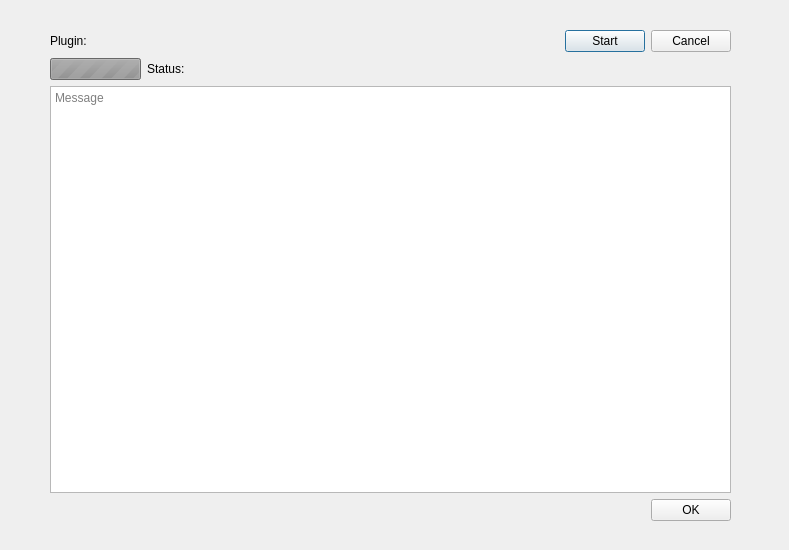
<?xml version="1.0" encoding="UTF-8"?>
<ui version="4.0">
 <class>PluginRunner</class>
 <widget class="QDialog" name="PluginRunner">
  <property name="geometry">
   <rect>
    <x>0</x>
    <y>0</y>
    <width>789</width>
    <height>550</height>
   </rect>
  </property>
  <property name="windowTitle">
   <string>Plugin Runner</string>
  </property>
  <widget class="QWidget" name="layoutWidget">
   <property name="geometry">
    <rect>
     <x>50</x>
     <y>30</y>
     <width>681</width>
     <height>491</height>
    </rect>
   </property>
   <layout class="QGridLayout" name="gridLayout">
    <item row="0" column="0">
     <widget class="QLabel" name="label">
      <property name="sizePolicy">
       <sizepolicy hsizetype="Maximum" vsizetype="Preferred">
        <horstretch>0</horstretch>
        <verstretch>0</verstretch>
       </sizepolicy>
      </property>
      <property name="text">
       <string>Plugin:</string>
      </property>
     </widget>
    </item>
    <item row="0" column="1">
     <widget class="QLabel" name="nameLbl">
      <property name="text">
       <string/>
      </property>
     </widget>
    </item>
    <item row="0" column="2">
     <widget class="QPushButton" name="startButton">
      <property name="sizePolicy">
       <sizepolicy hsizetype="Maximum" vsizetype="Fixed">
        <horstretch>0</horstretch>
        <verstretch>0</verstretch>
       </sizepolicy>
      </property>
      <property name="text">
       <string>Start</string>
      </property>
     </widget>
    </item>
    <item row="0" column="3">
     <widget class="QPushButton" name="cancelButton">
      <property name="sizePolicy">
       <sizepolicy hsizetype="Maximum" vsizetype="Fixed">
        <horstretch>0</horstretch>
        <verstretch>0</verstretch>
       </sizepolicy>
      </property>
      <property name="text">
       <string>Cancel</string>
      </property>
     </widget>
    </item>
    <item row="4" column="0" colspan="4">
     <widget class="QTextEdit" name="textEdit">
      <property name="sizePolicy">
       <sizepolicy hsizetype="Expanding" vsizetype="Expanding">
        <horstretch>1</horstretch>
        <verstretch>1</verstretch>
       </sizepolicy>
      </property>
      <property name="readOnly">
       <bool>true</bool>
      </property>
      <property name="html">
       <string notr="true">&lt;!DOCTYPE HTML PUBLIC &quot;-//W3C//DTD HTML 4.0//EN&quot; &quot;http://www.w3.org/TR/REC-html40/strict.dtd&quot;&gt;
&lt;html&gt;&lt;head&gt;&lt;meta name=&quot;qrichtext&quot; content=&quot;1&quot; /&gt;&lt;style type=&quot;text/css&quot;&gt;
p, li { white-space: pre-wrap; }
&lt;/style&gt;&lt;/head&gt;&lt;body style=&quot; font-family:'.Lucida Grande UI'; font-size:13pt; font-weight:400; font-style:normal;&quot;&gt;
&lt;p style=&quot;-qt-paragraph-type:empty; margin-top:0px; margin-bottom:0px; margin-left:0px; margin-right:0px; -qt-block-indent:0; text-indent:0px;&quot;&gt;&lt;br /&gt;&lt;/p&gt;&lt;/body&gt;&lt;/html&gt;</string>
      </property>
      <property name="acceptRichText">
       <bool>true</bool>
      </property>
      <property name="textInteractionFlags">
       <set>Qt::TextSelectableByKeyboard|Qt::TextSelectableByMouse</set>
      </property>
      <property name="placeholderText">
       <string>Message</string>
      </property>
     </widget>
    </item>
    <item row="5" column="3">
     <widget class="QPushButton" name="okButton">
      <property name="text">
       <string>OK</string>
      </property>
     </widget>
    </item>
    <item row="1" column="0">
     <widget class="QProgressBar" name="progressBar">
      <property name="enabled">
       <bool>false</bool>
      </property>
      <property name="sizePolicy">
       <sizepolicy hsizetype="Fixed" vsizetype="Fixed">
        <horstretch>0</horstretch>
        <verstretch>0</verstretch>
       </sizepolicy>
      </property>
      <property name="maximum">
       <number>0</number>
      </property>
      <property name="value">
       <number>-1</number>
      </property>
      <property name="textVisible">
       <bool>false</bool>
      </property>
     </widget>
    </item>
    <item row="1" column="1">
     <widget class="QLabel" name="statusLbl">
      <property name="text">
       <string>Status: </string>
      </property>
     </widget>
    </item>
   </layout>
  </widget>
 </widget>
 <resources/>
 <connections/>
</ui>
